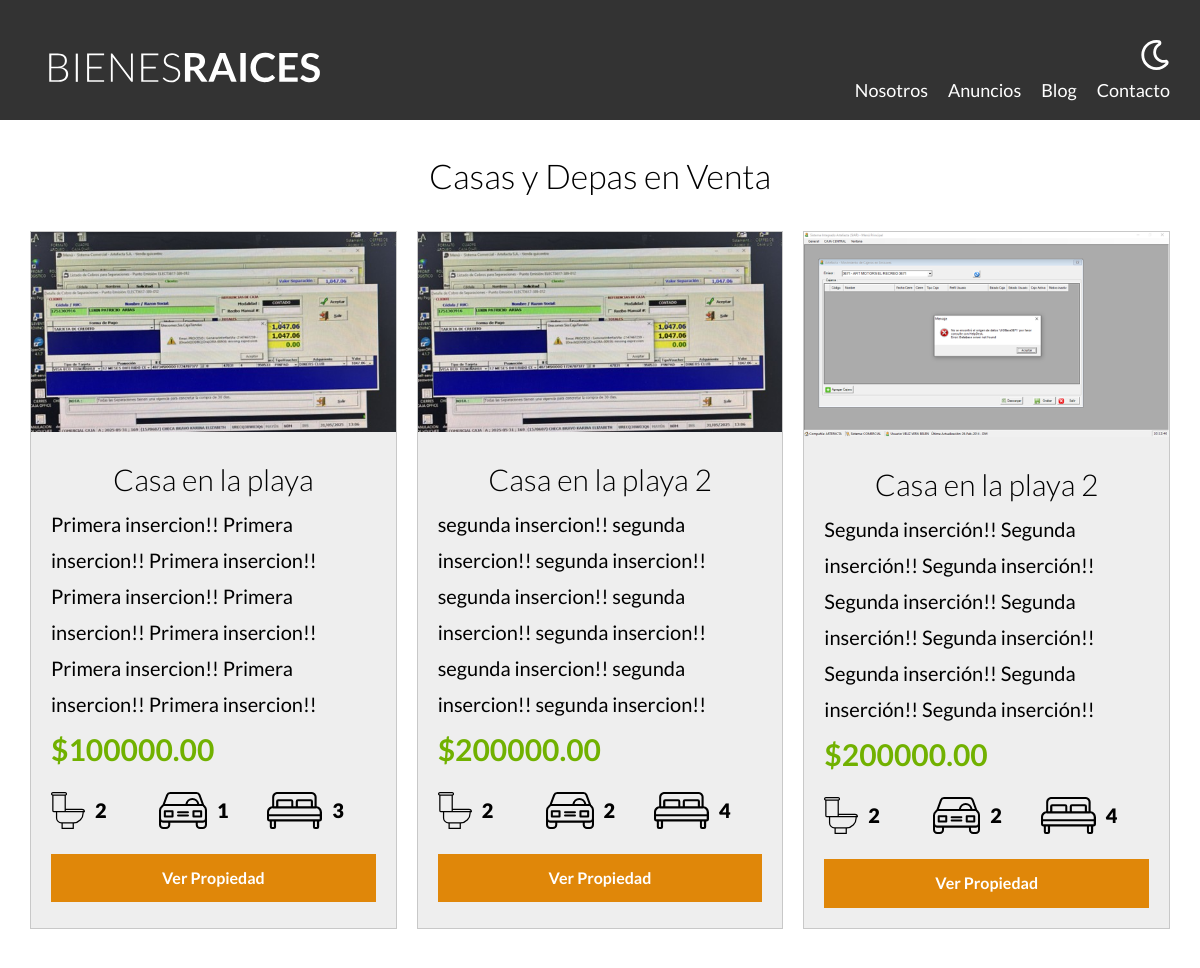
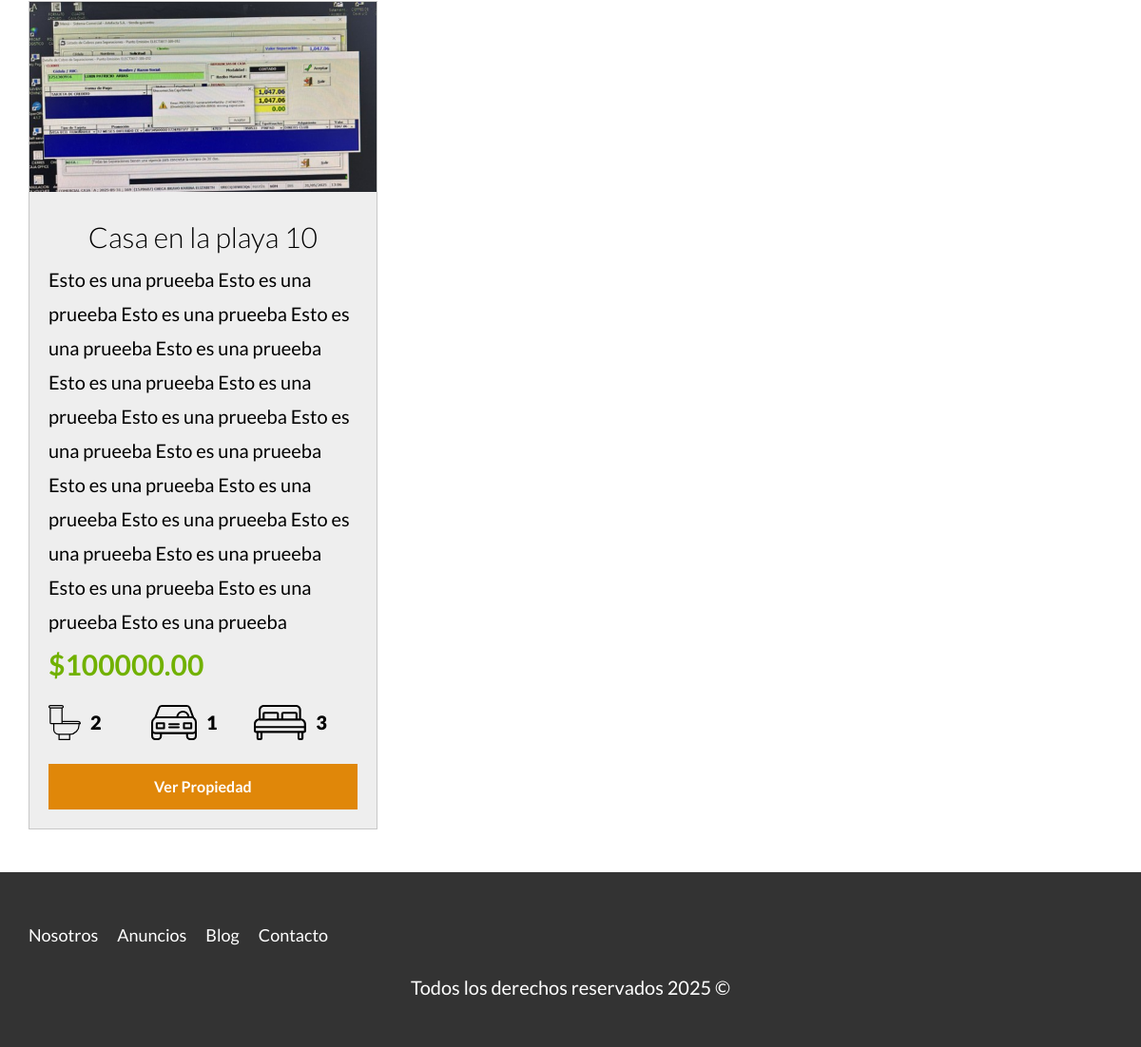
The app's page /anuncios.php with its own data (2 pictures, top to bottom).
### tables this page shows
CREATE TABLE `propiedades` (
  `id` int NOT NULL AUTO_INCREMENT,
  `titulo` varchar(45) DEFAULT NULL,
  `precio` decimal(10,2) DEFAULT NULL,
  `imagen` varchar(200) DEFAULT NULL,
  `descripcion` longtext,
  `habitaciones` int DEFAULT NULL,
  `wc` int DEFAULT NULL,
  `estacionamiento` int DEFAULT NULL,
  `creado` date DEFAULT NULL,
  `vendedorId` int NOT NULL,
  PRIMARY KEY (`id`)
);

### includes/funciones.php (called while the page is built, shortened)
<?php
function incluirTemplate( string $nombre , bool $inicio = false) {
  include TEMPLATES_URL . "/{$nombre}.php";
}

### includes/templates/anuncios.php (the view, shortened to what this page needs)
<?php
  $db = conectarDB();
  $query = "SELECT * FROM propiedades LIMIT {$limite}";
  $resultado = mysqli_query($db, $query);
?>
<div class="contenedor-anuncios">
  <?php while($propiedad = mysqli_fetch_assoc($resultado)): ?>
    <div class="anuncio">
      <img loading="lazy" src="/imagenes/<?php echo $propiedad['imagen']; ?>" alt="anuncio">
      <div class="contenido-anuncio">
        <h3><?php echo $propiedad['titulo']; ?></h3>
        <p><?php echo $propiedad['descripcion']; ?></p>
        <p class="precio">$<?php echo $propiedad['precio']; ?></p>
        <ul class="iconos-caracteristicas">
          <li>
            <img class="icono" src="build/img/icono_wc.svg" alt="icono wc">
            <p><?php echo $propiedad['wc']; ?></p>
          </li>
          <li>
            <img class="icono" src="build/img/icono_estacionamiento.svg" alt="icono estacionamiento">
            <p><?php echo $propiedad['estacionamiento']; ?></p>
          </li>
          <li>
            <img class="icono" src="build/img/icono_dormitorio.svg" alt="icono dormitorio">
            <p><?php echo $propiedad['habitaciones']; ?></p>
          </li>
        </ul>
        <a href="anuncio.php?id=<?php echo $propiedad['id']; ?>" class="boton-amarillo-block">Ver Propiedad</a>
      </div>
    </div>
  <?php endwhile; ?>
</div>

### includes/templates/header.php (shortened to what this page needs)
<!DOCTYPE html>
<html lang="en">
<head>
    <link rel="stylesheet" href="/build/css/app.css">
</head>
<body>
    <header class="header <?php echo $inicio ? 'inicio' : ''; ?>">
        <div class="contenedor contenido-header">
            <div class="barra">
                <a href="/">
                    <img src="/build/img/logo.svg" alt="Logotipo de Bienes Raices">
                </a>
                <div class="derecha">
                    <img class="dark-mode-boton" src="/build/img/dark-mode.svg" alt="dark-mode">
                    <nav class="navegacion">
                        <a href="nosotros.php">Nosotros</a>
                        <a href="anuncios.php">Anuncios</a>
                        <a href="blog.php">Blog</a>
                        <a href="Contacto.php">Contacto</a>
                    </nav>
                </div>
            </div>
        </div>
    </header>

### anuncios.php
<?php
    require 'includes/funciones.php';
    incluirTemplate('header');
?>
    <main class="contenedor seccion">
        <h2>Casas y Depas en Venta</h2>
        <?php
            $limite = 10;
            include 'includes/templates/anuncios.php';
        ?>
    </main>
<?php
    incluirTemplate('footer');
?>

### includes/templates/footer.php (shortened to what this page needs)
  <footer class="footer seccion">
    <div class="contenedor contenedor-footer">
      <nav class="navegacion">
        <a href="nosotros.php">Nosotros</a>
        <a href="anuncios.php">Anuncios</a>
        <a href="blog.php">Blog</a>
        <a href="Contacto.php">Contacto</a>
      </nav>
    </div>
    <p class="copyright">Todos los derechos reservados <?php echo date('Y'); ?> &copy;</p>
  </footer>
</body>
</html>

### build/css/app.css (style rules this page uses)
html { -webkit-text-size-adjust:100%;line-height:1.15 }
body { margin:0 }
main { display:block }
a { background-color:transparent }
img { border-style:none }
html { box-sizing:border-box;font-size:62.5% }
*,:after,:before { box-sizing:inherit }
body { font-family:Lato,sans-serif;font-size:1.6rem;line-height:1.8 }
p { color:#000;font-size:2rem }
.contenedor { margin:0 auto;max-width:120rem;width:95% }
a { text-decoration:none }
img,picture { display:block;width:100% }
h1,h2,h3 { font-family:Lato,sans-serif;font-weight:300;margin:2.5rem 0;text-align:center }
h2 { font-size:3.4rem }
h3 { font-size:3rem }
.seccion { margin-bottom:2.5rem;margin-top:2.5rem }
.boton-amarillo-block { background-color:#e08709;border:none;color:#fff;display:block;font-weight:700;margin-top:2.5rem;padding:1rem 3rem;text-align:center;text-decoration:none }
.header { background-color:#333;padding:1rem 0 3rem }
.contenido-header { display:flex;flex-direction:column;justify-content:space-between }
.footer { background-color:#333;margin-bottom:0;padding:2.5rem 0 }
.footer .contenedor-footer { padding-top:2.5rem }
.footer .copyright { color:#fff;text-align:center }
.footer .navegacion { height:auto;opacity:1;visibility:visible }
.derecha { align-items:center;display:flex;flex-direction:column }
@media (min-width:768px) { .derecha { align-items:flex-end } }
.derecha .dark-mode-boton { filter:invert(100%);margin-bottom:2rem;margin-top:3rem;width:3rem }
@media (min-width:768px) { .derecha .dark-mode-boton { margin-top:0 } }
.barra { align-items:center;display:flex;flex-direction:column;padding-top:3rem }
@media (min-width:768px) { .barra { align-items:flex-end;flex-direction:row;justify-content:space-between } }
.navegacion { height:0;opacity:0;transition:visibility .3s ease-in-out,opacity .5s linear,height .5s linear;visibility:hidden }
@media (min-width:768px) { .navegacion { align-items:center;display:flex;opacity:1;visibility:visible } }
.navegacion a { color:#fff;display:block;font-size:2.2rem;text-align:center;text-decoration:none }
@media (min-width:768px) { .navegacion a { font-size:1.8rem;margin-right:2rem } }
@media (min-width:768px) { .navegacion a:last-of-type { margin-right:0 } }
.icono { text-align:center }
@media (min-width:768px) { .contenedor-anuncios { display:grid;gap:2rem;grid-template-columns:repeat(3,1fr) } }
.anuncio { background-color:#eee;border:1px solid #c8c8c8;margin-bottom:2rem }
.anuncio .contenido-anuncio { padding:2rem }
.anuncio h3,.anuncio p { margin:0 }
.precio { color:#71b100;font-size:3rem;font-weight:700 }
.iconos-caracteristicas { display:flex;list-style:none;max-width:40rem;padding:0 }
.iconos-caracteristicas li { display:flex;flex:1 }
.iconos-caracteristicas li img { flex:0 0 3rem;margin-right:1rem }
.iconos-caracteristicas li p { font-weight:900 }

### records on screen
propiedades: imagen (picture), titulo "Casa en la playa", descripcion "Primera insercion!! Primera insercion!! Primera insercion!! Primera insercion!! Primera insercion!! Primera insercion!! Primera insercion!! Primera insercion!! Primera insercion!!", precio "100000.00", wc "2", estacionamiento "1", habitaciones "3"
propiedades: imagen (picture), titulo "Casa en la playa 2", descripcion "segunda insercion!! segunda insercion!! segunda insercion!! segunda insercion!! segunda insercion!! segunda insercion!! segunda insercion!! segunda insercion!! segunda insercion!!", precio "200000.00", wc "2", estacionamiento "2", habitaciones "4"
propiedades: imagen (picture), titulo "Casa en la playa 2", descripcion "Segunda inserción!! Segunda inserción!! Segunda inserción!! Segunda inserción!! Segunda inserción!! Segunda inserción!! Segunda inserción!! Segunda inserción!! Segunda inserción!!", precio "200000.00", wc "2", estacionamiento "2", habitaciones "4"
propiedades: imagen (picture), titulo "Casa en la playa 10", descripcion "Esto es una prueeba Esto es una prueeba Esto es una prueeba Esto es una prueeba Esto es una prueeba Esto es una prueeba Esto es una prueeba Esto es una prueeba Esto es una prueeba Esto es una prueeba Esto es una prueeba Esto es una prueeba Esto es una prueeba Esto es una prueeba Esto es una prueeba Esto es una prueeba Esto es una prueeba Esto es una prueeba", precio "100000.00", wc "2", estacionamiento "1", habitaciones "3"
